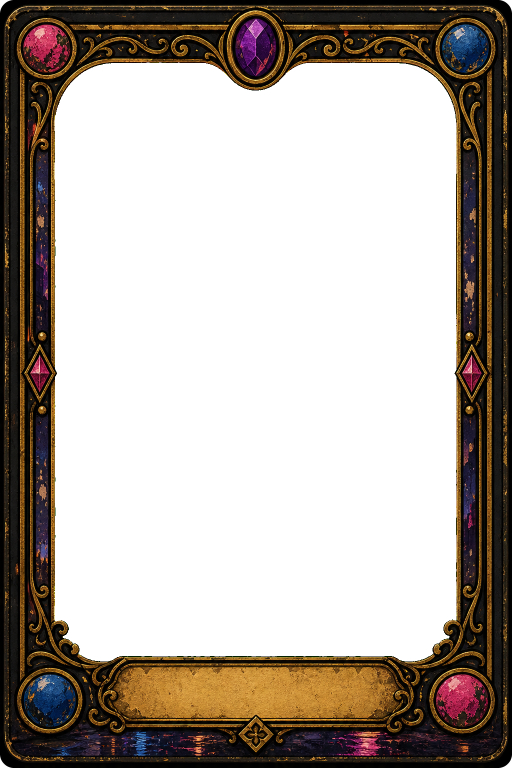
#> input picture assets/templates/minor-arcana/raster-border-templates/master.png, 1024 x 1536 px (shown at 1/2 size)
$ python -i compose-aviary-arcana.py   (imports and definitions only)
#> lines starting #> are read from the running program, lines starting #| are printed output that depends on the picture
#> further down, picture is the input picture: PIL image 1024x1536 RGBA; mean R, G, B, A 25.8, 17.6, 10.2, 103.1
from __future__ import annotations

import argparse
import json
import os
from pathlib import Path

from PIL import Image, ImageDraw, ImageFont


ROOT = Path.cwd()
CANVAS = (1024, 1536)
DATA_FILE = Path("data/cards/arcana/aviary-arcana.json")
DEFAULT_TEMPLATE = Path("assets/templates/minor-arcana/raster-border-templates/master.png")

GEOMETRY = {
    "image_window": (104, 164, 920, 1310),
    "title_cartouche": (154, 1310, 870, 1422),
    "top_medallion": (512, 92, 46),
}

ART_OPENING_SEED = (512, 700)
TITLE_VERTICAL_OFFSET = 18


def read_json(path: Path) -> dict:
    return json.loads(path.read_text(encoding="utf-8"))


def display_title(card: dict) -> str:
    return card.get("gameName") or card.get("tarot") or card["id"]


# [26 lines left out: functions card_source_candidates, find_source, fit_to_box, not called in this run]


def apply_card_alpha_mask(image: Image.Image) -> Image.Image:
    scale = 4
    mask = Image.new("L", (CANVAS[0] * scale, CANVAS[1] * scale), 0)
#> mask: PIL image 4096x6144 L; every value is 0
    draw = ImageDraw.Draw(mask)
    draw.rounded_rectangle((0, 0, CANVAS[0] * scale - 1, CANVAS[1] * scale - 1), radius=28 * scale, fill=255)
    mask = mask.resize(CANVAS, Image.Resampling.LANCZOS)
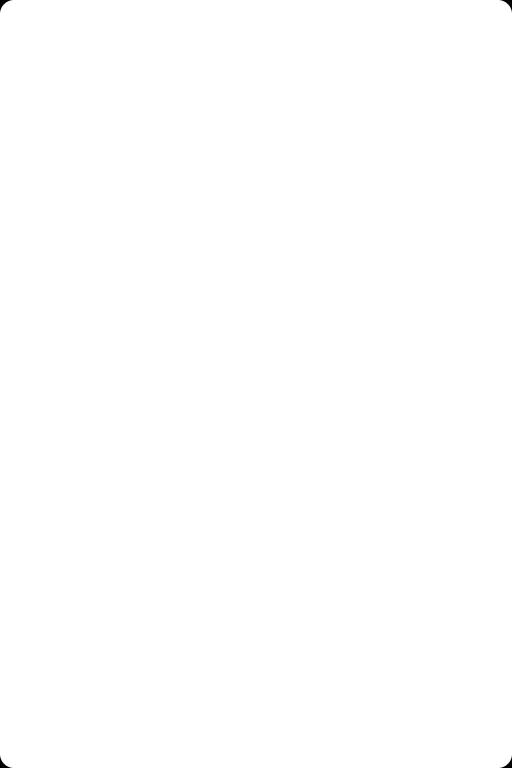
#> mask: PIL image 1024x1536 L (shown at 1/2 size); min 0, max 255, mean 254.9

    out = image.convert("RGBA")
    _, _, _, alpha = out.split()
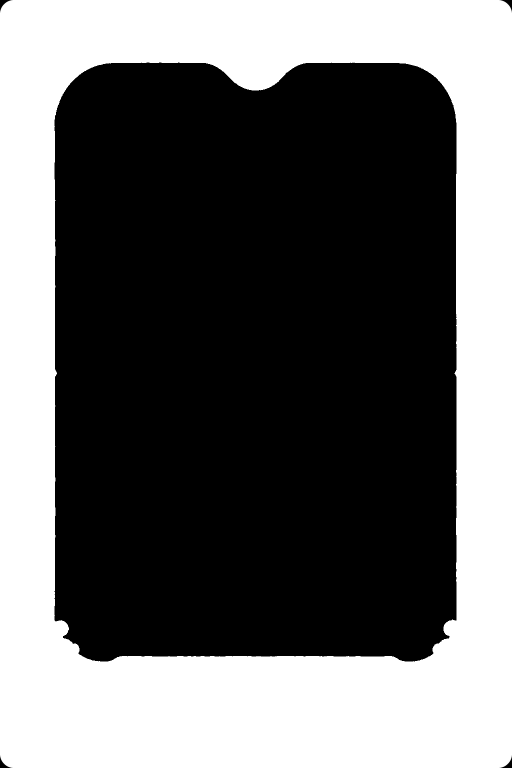
#> alpha: PIL image 1024x1536 L (shown at 1/2 size); min 0, max 255, mean 103.1
    out.putalpha(Image.composite(alpha, Image.new("L", CANVAS, 0), mask))
    return out


# [28 lines left out: functions template_art_opening_mask, fit_art_under_template, not called in this run]


TITLE_FONT_PATH: Path | None = None


# [165 lines left out: functions resolve_title_font, load_font, fitted_font, draw_centered_text, draw_title_and_badge, assert_isolated_art_source and 2 more, not called in this run]


# [2 lines not run here, left out]

>>> from PIL import Image
>>> picture = Image.open('../assets/templates/minor-arcana/raster-border-templates/master.png')
>>> result = apply_card_alpha_mask(picture)
